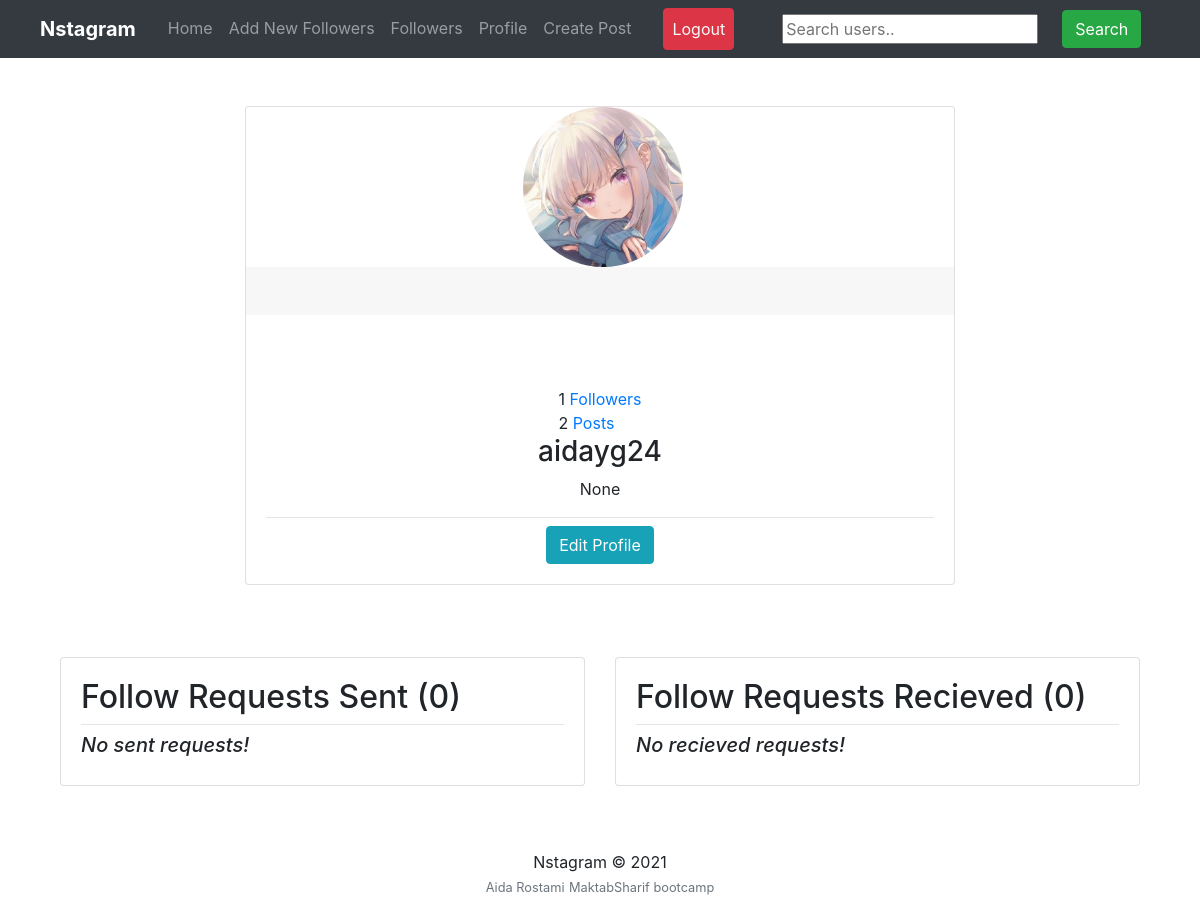
Before: /the_user_profile/ (signed in) with the older database file.
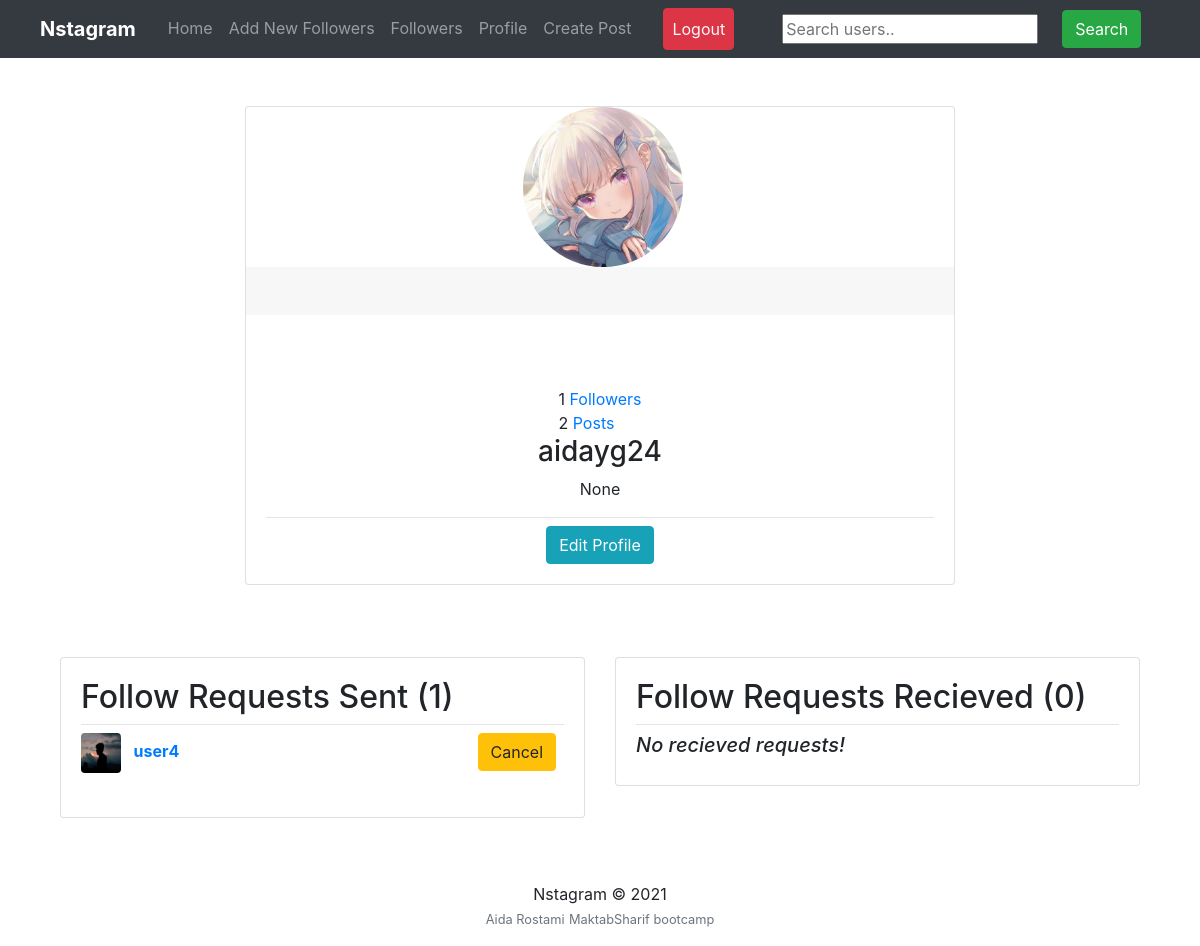
After: the same page with the newer database file.
### apps/users/models/following.py (models this page shows, shortened)
class FollowRequest(models.Model):
    to_user = models.ForeignKey(settings.AUTH_USER_MODEL, related_name='to_user', on_delete=models.CASCADE)
    from_user = models.ForeignKey(settings.AUTH_USER_MODEL, related_name='from_user', on_delete=models.CASCADE)
    accept = models.BooleanField(default=False)
    timestamp = models.DateTimeField(auto_now_add=True)

### apps/users/models/profile.py (models this page shows, shortened)
class Profile(models.Model):
    user = models.OneToOneField(User, on_delete=models.CASCADE)
    image = models.ImageField(default='media/profile_pics/default.png', upload_to='profile_pics')
    slug = AutoSlugField(populate_from='user')
    followers = models.ManyToManyField("Profile", blank=True)
    first_name = models.CharField('First name', max_length=100, blank=True, null=True)
    last_name = models.CharField('Last name', max_length=100, blank=True, null=True)
    bio = models.CharField('Bio', max_length=255, blank=True, null=True)
    website = models.CharField('Website', blank=True, max_length=150, null=True, validators=[check_website])
    GENDER = [('F', 'female'), ('M', 'male')]
    gender = models.CharField('Gender', max_length=1, choices=GENDER, blank=True, null=True)
    def get_absolute_url(self):
        return "/users/{}".format(self.slug)

### apps/users/views.py (the view)
# urls.py: path('the_user_profile/', user_views.the_user_profile, name='the_user_profile'),
@login_required
def the_user_profile(request):
    p = request.user.profile
    the_user = p.user
    sent_follow_requests = FollowRequest.objects.filter(from_user=the_user)
    rec_follow_requests = FollowRequest.objects.filter(to_user=the_user)
    user_posts = Post.objects.filter(user_name=the_user)
    followers = p.followers.all()
    context = {
        'u': the_user,
        'followers_list': followers,
        'sent_follow_requests': sent_follow_requests,
        'rec_follow_requests': rec_follow_requests,
        'post_count': user_posts.count
    }
    return render(request, "users/profile.html", context)

### apps/users/templates/users/profile.html (shortened to what the changed rows need)
<!DOCTYPE html>
<html lang="en">
<head>
</head>
<body>
{% extends "posts/layout.html" %}  {% block content %}
<br /><br />
<div class="main-content">
  <div class="container mt-7">
    <br />
    {% if request.user == u %}
    <div class="row">
      <div class="col-md-6">
        <div class="card card-signin my-5">
          <div class="card-body">
            <h2>Follow Requests Sent ({{ sent_follow_requests.count }})</h2>
            <hr class="my-2" />
            {% if not sent_follow_requests %}
            <h5><i>No sent requests!</i></h5>
            {% else %} {% for s_request in sent_follow_requests %}
            <a href="{{ s_request.to_user.profile.get_absolute_url }}"
              ><img
                src="{{ s_request.to_user.profile.image.url }}"
                class="rounded mr-2"
                width="40"
                height="40"
                alt=""
            /></a>
            <a href="{{ s_request.to_user.profile.get_absolute_url }}"
              ><b>{{ s_request.to_user.username }}</b></a
            >
            <small class="float-right">
              <a
                class="btn btn-warning mr-2"
                href="{% url 'cancel_follow_request' s_request.to_user.id %}"
                >Cancel</a
              >
            </small>
            <br /><br />
            {% endfor %} {% endif %}
          </div>
        </div>
      </div>
      <div class="col-md-6">
        <div class="card card-signin my-5">
          <div class="card-body">
            <h2>Follow Requests Recieved ({{ rec_follow_requests.count }})</h2>
            <hr class="my-2" />
            {% if not rec_follow_requests %}
            <h5><i>No recieved requests!</i></h5>
            {% endif %}
          </div>
        </div>
      </div>
    </div>
    {% endif %}
  </div>
</div>
{% endblock content %}

Changed rows visible on the page:
added FollowRequest: to_user.profile.image (picture), to_user.username "user4"
Other visible differences:
{{ sent_follow_requests.count }}: "0" → "1"
text no longer shown: "No sent requests!"
